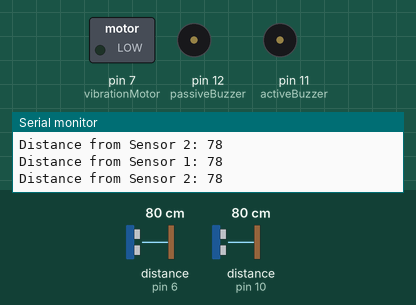
Simulated run of this sketch. Board: Arduino Uno, built with avr-gcc and run on an emulated ATmega328P. On the bench: switched loads named in the sketch (green lamp = pin HIGH), buzzer (waves = sounding, pin HIGH), the last lines printed to the serial monitor. Wiring (inferred from the names in the program): 2 × ultrasonic range finder: trigger pin 5, echo pin 6 / trigger pin 9, echo pin 10. Inputs (shaded band) come from the test bench; at power-on: distance to the obstacle (sensors on pin 6, pin 10) 80 cm. The echo pulse lasts 58.3 µs per cm; pins used as bus, display or sensor lines are not drawn.

Above: at 1.2 s.
1.3 s: distance to the obstacle (sensor on pin 6) set to 8 cm
2.8 s: distance to the obstacle (sensor on pin 6) set to 5 cm
At 3.4 s:
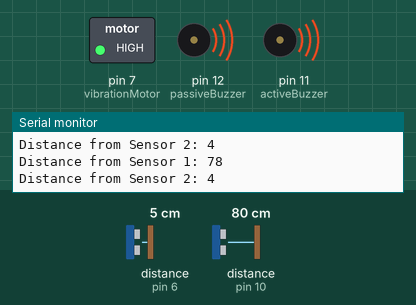
10.3 s: distance to the obstacle (sensor on pin 6) set to 18 cm
At 11.5 s:
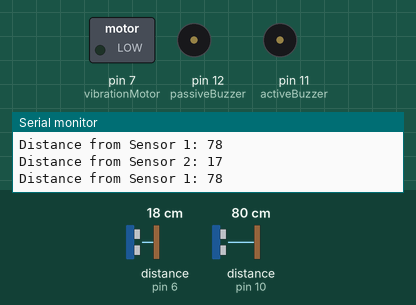
11.8 s: distance to the obstacle (sensor on pin 6) set to 2 cm
At 12.9 s:
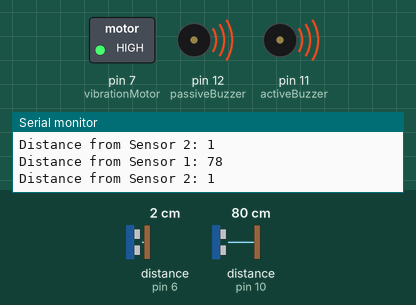
Timing chart, 0 to 14.3 s (numbered marks = the images above; inputs shaded):
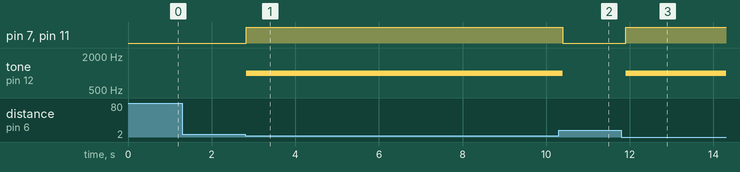

Measured:
- the behaviour switches between 7 and 6 cm on distance to the obstacle (sensor on pin 6) (found by bisection; images 0 and 1)
- after the input at 2.8 s, pin 7 (vibrationMotor), pin 11 (activeBuzzer): LOW → HIGH at once; tone on pin 12 (passiveBuzzer): silent → 1000 Hz at once
- after the input at 10.3 s, pin 7 (vibrationMotor), pin 11 (activeBuzzer): HIGH → LOW after 0.10 s; tone on pin 12 (passiveBuzzer): 1000 Hz → silent after 0.10 s
- after the input at 11.8 s, pin 7 (vibrationMotor), pin 11 (activeBuzzer): LOW → HIGH after 0.10 s; tone on pin 12 (passiveBuzzer): silent → 1000 Hz after 0.10 s

The sketch:

Code.ino
```cpp
// Defines pins numbers for Sensor 1
const int trigPin1 = 9;
const int echoPin1 = 10;
// Defines pins numbers for Sensor 2
const int trigPin2 = 5;
const int echoPin2 = 6;
// Pin definitions for the Buzzers, LED, and Vibration Motor
const int passiveBuzzer = 12;  // KY-006 Passive Buzzer connected to pin 12
const int activeBuzzer = 11;   // Normal Active Buzzer connected to pin 11
const int vibrationMotor = 7;  // Vibration motor connected to pin 7
// Defines variables for distance calculation
long duration1, duration2;
int distance1, distance2;
int safetyDistance1, safetyDistance2;
void setup() {
  // Sensor 1 setup
  pinMode(trigPin1, OUTPUT); // Sets the trigPin1 as an Output
  pinMode(echoPin1, INPUT);  // Sets the echoPin1 as an Input
  // Sensor 2 setup
  pinMode(trigPin2, OUTPUT); // Sets the trigPin2 as an Output
  pinMode(echoPin2, INPUT);  // Sets the echoPin2 as an Input
  // Buzzer, LED, and Vibration Motor setup
  pinMode(passiveBuzzer, OUTPUT);   // Sets passive buzzer as output
  pinMode(activeBuzzer, OUTPUT);    // Sets active buzzer as output
  pinMode(vibrationMotor, OUTPUT);  // Sets vibration motor pin as an Output
  // Starts the serial communication for monitoring
  Serial.begin(9600);
}

void loop() {
  // Clears the trigPin1 and trigPin2
  digitalWrite(trigPin1, LOW);
  digitalWrite(trigPin2, LOW);
  delayMicroseconds(2);
  // Sends the pulse from trigPin1 for Sensor 1
  digitalWrite(trigPin1, HIGH);
  delayMicroseconds(10);
  digitalWrite(trigPin1, LOW);
  // Reads the echoPin1, gets the time for sound wave to return
  duration1 = pulseIn(echoPin1, HIGH);
  // Sends the pulse from trigPin2 for Sensor 2
  digitalWrite(trigPin2, HIGH);
  delayMicroseconds(10);
  digitalWrite(trigPin2, LOW);
  // Reads the echoPin2, gets the time for sound wave to return
  duration2 = pulseIn(echoPin2, HIGH);
  // Calculating the distance for both sensors
  distance1 = duration1 * 0.034 / 2;  // Distance in cm for Sensor 1
  distance2 = duration2 * 0.034 / 2;  // Distance in cm for Sensor 2
  // Setting the safety distance to trigger alarms
  safetyDistance1 = distance1;
  safetyDistance2 = distance2;
  // Check safety distance for both sensors
  if (safetyDistance1 <= 5 || safetyDistance2 <= 5) {
    // If either sensor detects an object closer than 5 cm, activate alarms
    digitalWrite(vibrationMotor, HIGH);     // Turn on the vibration motor
    // Activate both Passive and Active Buzzers
    tone(passiveBuzzer, 1000);  // Generates a tone at 1000 Hz for the passive buzzer
    digitalWrite(activeBuzzer, HIGH);  // Turns on the active buzzer
  } else {
    // Otherwise, deactivate all alarms
    digitalWrite(vibrationMotor, LOW);     // Turn off the vibration motor
    // Deactivate both Passive and Active Buzzers
    noTone(passiveBuzzer);  // Stops the tone for the passive buzzer
    digitalWrite(activeBuzzer, LOW);  // Turns off the active buzzer
  }
  // Prints the distances from both sensors to the Serial Monitor
  Serial.print("Distance from Sensor 1: ");
  Serial.println(distance1);
  Serial.print("Distance from Sensor 2: ");
  Serial.println(distance2);
  delay(100);  // Delay between readings
}
```
